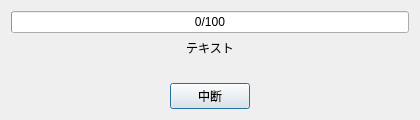
<?xml version="1.0" encoding="UTF-8"?>
<ui version="4.0">
 <class>Dialog</class>
 <widget class="QDialog" name="Dialog">
  <property name="geometry">
   <rect>
    <x>0</x>
    <y>0</y>
    <width>420</width>
    <height>100</height>
   </rect>
  </property>
  <property name="minimumSize">
   <size>
    <width>420</width>
    <height>0</height>
   </size>
  </property>
  <property name="windowTitle">
   <string>処理中...</string>
  </property>
  <layout class="QVBoxLayout" name="verticalLayout">
   <item>
    <widget class="QProgressBar" name="progressBar">
     <property name="minimum">
      <number>0</number>
     </property>
     <property name="maximum">
      <number>100</number>
     </property>
     <property name="value">
      <number>0</number>
     </property>
     <property name="textVisible">
      <bool>true</bool>
     </property>
     <property name="invertedAppearance">
      <bool>false</bool>
     </property>
     <property name="textDirection">
      <enum>QProgressBar::TopToBottom</enum>
     </property>
     <property name="format">
      <string>%v/%m</string>
     </property>
    </widget>
   </item>
   <item>
    <widget class="QLabel" name="label">
     <property name="text">
      <string>テキスト</string>
     </property>
     <property name="alignment">
      <set>Qt::AlignCenter</set>
     </property>
     <property name="wordWrap">
      <bool>true</bool>
     </property>
    </widget>
   </item>
   <item>
    <widget class="QLabel" name="detailLabel">
     <property name="text">
      <string/>
     </property>
     <property name="alignment">
      <set>Qt::AlignCenter</set>
     </property>
     <property name="wordWrap">
      <bool>true</bool>
     </property>
    </widget>
   </item>
   <item>
    <layout class="QHBoxLayout" name="horizontalLayout">
     <item>
      <widget class="QPushButton" name="abortButton">
       <property name="sizePolicy">
        <sizepolicy hsizetype="Fixed" vsizetype="Fixed">
         <horstretch>0</horstretch>
         <verstretch>0</verstretch>
        </sizepolicy>
       </property>
       <property name="text">
        <string>中断</string>
       </property>
      </widget>
     </item>
    </layout>
   </item>
  </layout>
 </widget>
 <resources/>
 <connections/>
</ui>
